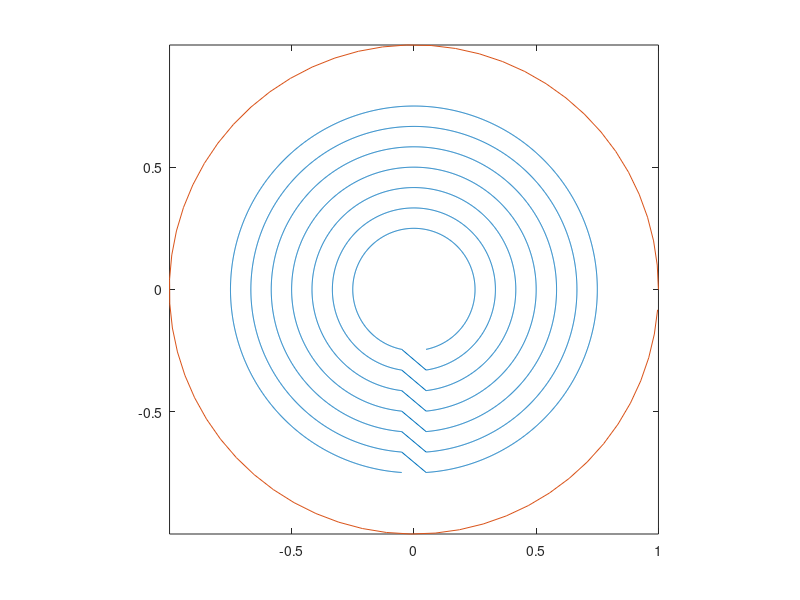

The MATLAB script that drew this image:
%trajectory

sigmamin=0.2; sigmamax=0.8; pen=0.1; nsamples=10000;   %from function call
sigmamin=sigmamin+0.5*pen;sigmamax=sigmamax-0.5*pen;
deltasigma=sigmamax-sigmamin;
n=round(10*deltasigma)+2;               %number of rings
r=sigmamin:deltasigma/(n-1):sigmamax;
dphi=pen./r;
arclength=(2*pi-dphi).*r; step=sum(arclength)/nsamples; nsteps=round(arclength/step);

c=1;
phi=0:(2*pi-dphi(c))/(nsteps(1)-1):2*pi-dphi(c);phi=phi+1.5*pi+0.5*dphi(c);
u=r(c).*cos(phi);
v=r(c).*sin(phi);

for c=2:n
    
   phi=0:(2*pi-dphi(c))/(nsteps(c)-1):2*pi-dphi(c);phi=phi+1.5*pi+0.5*dphi(c);
   x=r(c).*cos(phi);
   y=r(c).*sin(phi);
   u=[u x];
   v=[v y];
   
end

%unit circle

phi=0:0.1:2*pi;
x=cos(phi);
y=sin(phi);

figure(1);plot(u,v,x,y);axis image;

scanpath= [u' v'];

%save('scanpath.mat','scanpath');